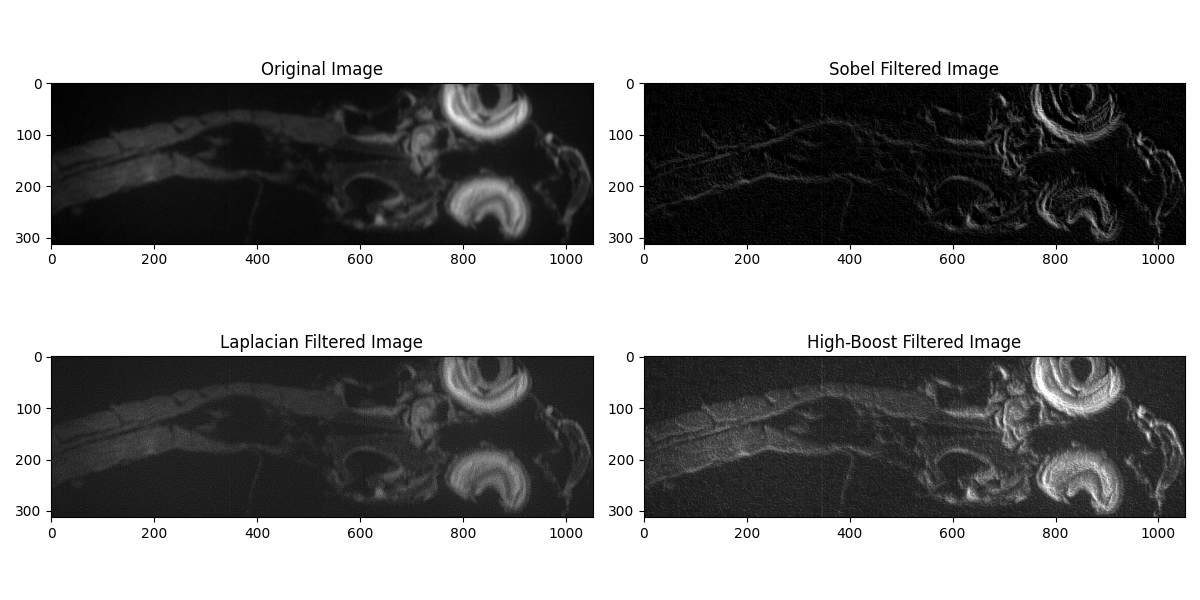

The script that drew this image:
import cv2
import numpy as np
import matplotlib.pyplot as plt

def sobel_kernel():
    kernel_x = np.array([[-1, 0, 1],
                         [-2, 0, 2],
                         [-1, 0, 1]])
    
    kernel_y = np.array([[1, 2, 1],
                         [0, 0, 0],
                         [-1, -2, -1]])
    return kernel_x, kernel_y

def laplacian_kernel():
    kernel = np.array([[-1, -1, -1],
                       [-1, 9, -1],
                       [-1, -1, -1]])
    return kernel

def kernel_filter(image, kernel, image_pad):
    image_filter = cv2.filter2D(image_pad, -1, kernel)
    image_filter = image_filter[kernel.shape[0] // 2 : kernel.shape[0] // 2 + image.shape[0], kernel.shape[1] // 2 : kernel.shape[1] // 2 + image.shape[1]]
    return image_filter

def filter(image, kernel):
    kernel_size = kernel.shape[0]
    image_pad = cv2.copyMakeBorder(image, kernel_size // 2, kernel_size // 2, kernel_size // 2, kernel_size // 2, cv2.BORDER_REPLICATE)
    filtered_image = kernel_filter(image, kernel, image_pad)
    return filtered_image

def sobel(image):
    kernel_x, kernel_y = sobel_kernel()
    sobel_x = filter(image, kernel_x)
    sobel_x = cv2.convertScaleAbs(sobel_x)
    sobel_y = filter(image, kernel_y)
    sobel_y = cv2.convertScaleAbs(sobel_y)
    
    sobel_xy =  cv2.add(sobel_x, sobel_y)
    sobel_xy = cv2.normalize(sobel_xy, None, 0, 255, cv2.NORM_MINMAX)
    return sobel_xy

def laplacian(image):
    kernel = laplacian_kernel()
    laplacian_image = filter(image, kernel)
    laplacian_image = cv2.normalize(laplacian_image, None, 0, 255, cv2.NORM_MINMAX)
    return laplacian_image
          
# Read the image
image = cv2.imread('fish.jpg', cv2.IMREAD_GRAYSCALE)

# Check if the image is valid
if image is None or not isinstance(image, (np.ndarray)):
    raise ValueError("Invalid image provided. Please check the file path.")

# Sobel
sobel_xy = sobel(image)

# Laplacian
laplacian_image = laplacian(image)

# Combine two filters
# Highboost filtering
result = cv2.addWeighted(sobel_xy, 1, laplacian_image, 1, 0)
result = cv2.normalize(result, None, 0, 255, cv2.NORM_MINMAX)

# Save the image
cv2.imwrite('fish_original_image.png', image)
cv2.imwrite('fish_sobel_image.png', sobel_xy)
cv2.imwrite('fish_laplacian_image.png', laplacian_image)
cv2.imwrite('fish_final_image.png', result)

plt.figure(figsize = (12, 6))

# Show the original image and the processed image
plt.subplot(2, 2, 1)
plt.title("Original Image")
plt.imshow(image, cmap = 'gray')

plt.subplot(2, 2, 2)
plt.title("Sobel Filtered Image")
plt.imshow(sobel_xy, cmap = 'gray')

plt.subplot(2, 2, 3)
plt.title("Laplacian Filtered Image")
plt.imshow(laplacian_image, cmap = 'gray')

plt.subplot(2, 2, 4)
plt.title("High-Boost Filtered Image")
plt.imshow(result, cmap = 'gray')

# Show plots
plt.tight_layout()
plt.show()
